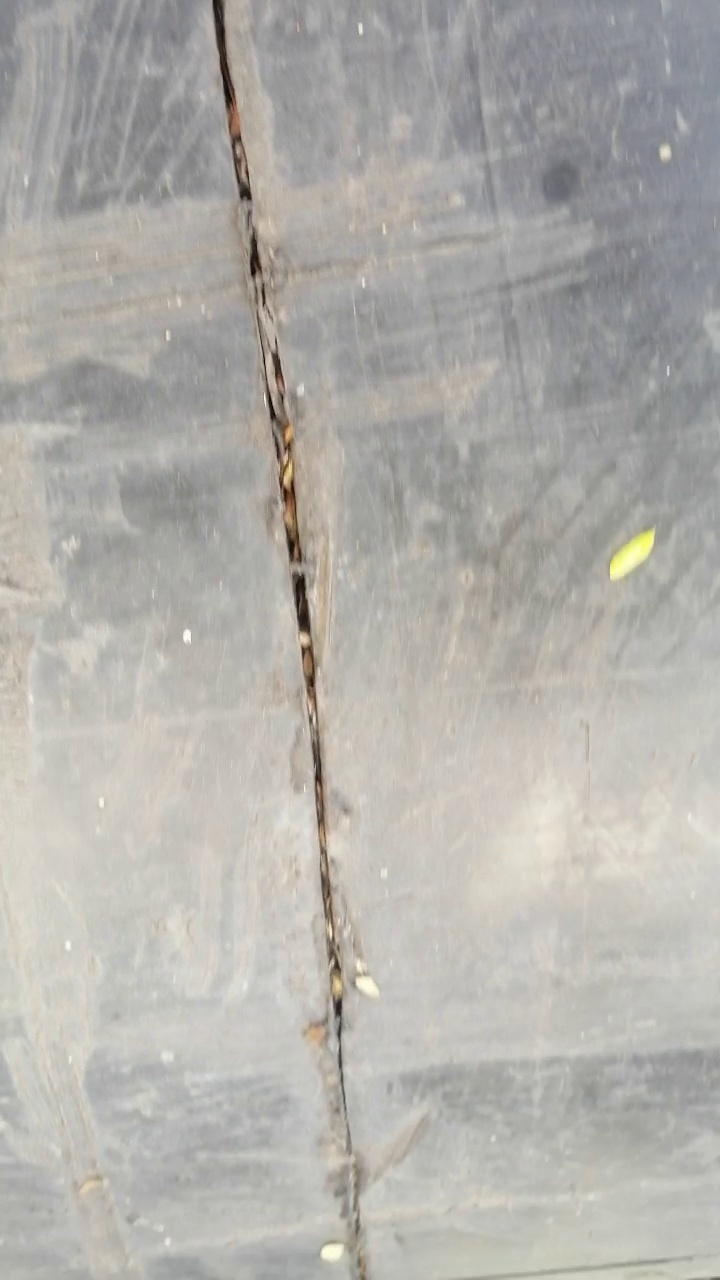
#> input picture DL_ApproachesTraining/EndToEndDL/frame_136.png, 720 x 1280 px
$ jupyter execute --allow-errors dataAugmentation.ipynb
#> lines starting #> are read from the running program, lines starting #| are printed output that depends on the picture
[cell 1]
import pandas as pd
import ntpath
import torchvision.transforms as transforms
from imgaug import augmenters as iaa
import os
import numpy as np
from PIL import Image
import matplotlib.image as mpimg

class dataAugmentation:
    def __init__(self, dataframe_dir, img_dir):
        self.dataframe_dir = dataframe_dir
        self.df = self.read_csv(dataframe_dir)
        self.dir_img = img_dir

    # [50 lines left out: functions getItem, aumentar_data, not called in this run]

    def read_csv(self, dir_csv):
#> called with dir_csv = 'dataFrameFinalSinAumentar.csv'
        columns = ["id", "angulo", "imagen", "velocidad"]
        data = pd.read_csv(dir_csv, names=columns,header=0)
#> (reads DL_ApproachesTraining/EndToEndDL/dataFrameFinalSinAumentar.csv from the repository)
        return data

    def horizontal_flipping(self, img, angle):
        Horizontal_Flipping_Transformation = transforms.RandomHorizontalFlip(p=1)
        flipping_img = Horizontal_Flipping_Transformation(img)
        flipping_angle = 120-angle
        return (flipping_img, flipping_angle)

    def brightness_cambiar(self, img, angle):
        brightness = transforms.ColorJitter(brightness=(0.4, 1))
        changed_img = brightness(img)
        return (changed_img, angle)

    def shift(self, img, angle):
        pan = iaa.Affine(translate_percent={"x": (-0.1, 0.1), "y": (-0.1, 0.1)})
        image = pan.augment_image(np.asarray(img))
        image = Image.fromarray(np.uint8(image))
        return (image, angle)

    def blur(self, img, angle):
        transf = transforms.GaussianBlur( (5,9), sigma=(3,5))
        img=transf(img)
        return (img, angle)

[cell 2]
dAug = dataAugmentation("dataFrameFinalSinAumentar.csv", "fotsCarrilCompleto")
#dAug.aumentar_data()

[cell 3]
import matplotlib.pyplot as plt
def plot_img(img, title):
    plt.imshow(img)
    plt.title(title)
    plt.show()

[cell 4]
im = Image.open("frame_136.png")
#> im is the input picture: PIL image 720x1280 RGB; mean R, G, B 177.9, 176, 170.9
im = im.resize((480, 480))
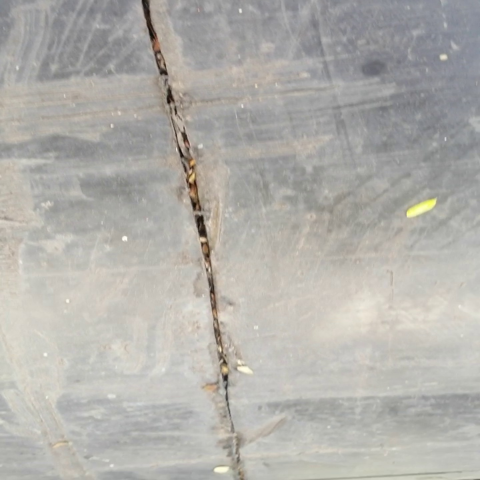
#> im: PIL image 480x480 RGB; mean R, G, B 177.9, 176, 170.9
#fa = dataAugmentation("dataFrameFinalSinAumentar.csv","fotosCarrilCompleto_Dataframes")
#(image, angle) = fa.getItem(300)
plot_img(im, str("Original"))

#> (a cell that did not finish here is left out)

plot_img(img1, "Angulo: "+str(angle1))

#> (a cell that did not finish here is left out)

plot_img(img2, "Iluminación baja: ")

#> (a cell that did not finish here is left out)

plot_img(img3, "Imagen desplazada: ")

#> (a cell that did not finish here is left out)
